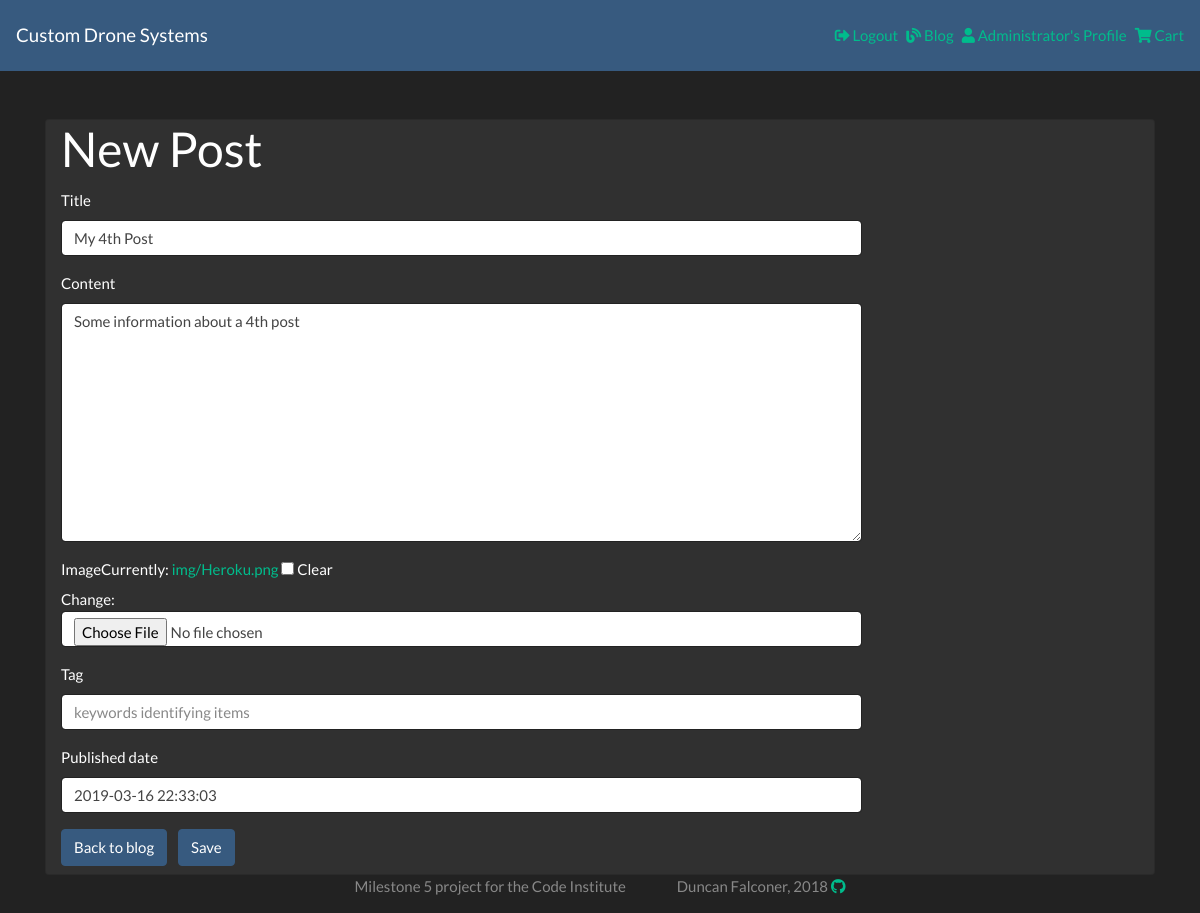
The app's page /posts/4/edit/ (signed in) with its own data.
### posts/models.py (models this page shows, shortened)
class Post(models.Model):
    title = models.CharField(max_length=200)
    content = models.TextField()
    created_date = models.DateTimeField(auto_now_add=True)
    published_date = models.DateTimeField(blank=True, null=True,
                                          default=timezone.now)
    views = models.IntegerField(default=0)
    tag = models.CharField(max_length=60, blank=True, null=True)
    image = models.ImageField(upload_to="img", blank=True, null=True)
    author = models.ForeignKey(User, default=None, on_delete=models.CASCADE)
    class Meta:
        ordering = ['-created_date']

### posts/views.py (the view)
# urls.py: re_path(r'^(?P<pk>\d+)/edit/$', views.create_or_edit_a_post,
def create_or_edit_a_post(request, pk=None):
    if not request.user or request.user.is_staff or request.user.is_staff:
        post = get_object_or_404(Post, pk=pk) if pk else None
        if request.method == "POST":
            if request.user.is_superuser or request.user.is_staff:
                form = PostForm(request.POST, request.FILES, instance=post)
                if form.is_valid():
                    post = form.save(commit=False)
                    post.author = request.user
                    post = form.save()
                    return redirect(post_detail, post.pk)
                else:
                    form = PostForm(instance=post)
                    return render(request, 'blogpostform.html', {'form': form})
        else:
            form = PostForm(instance=post)
            return render(request, 'blogpostform.html', {'form': form})
    else:
        return redirect(reverse('get_posts'))

### posts/forms.py
class PostForm(forms.ModelForm):
    class Meta:
        model = Post
        fields = ('title', 'content', 'image', 'tag', 'published_date')
        widgets = {
            'title': forms.TextInput(attrs={'placeholder':
                                            'Post Title'}),
            'content': forms.Textarea(attrs={'placeholder':
                                             'About your post here...'}),
            'tag': forms.TextInput(attrs={'placeholder':
                                          'keywords identifying items'})
        }

### posts/templates/blogpostform.html (shortened to what this page needs)
{% extends "base.html" %}
{% load bootstrap4 %}
{% block content %}
<div class="container mt-5">
    <div class="card">
        <div class="col-sm-12">
            <div class="row">
                <div class="col-sm-12 col-md-9">
                    <h1 class="card-title">New Post</h1>
                    <div class="row">
                        <div class="col-sm-12">
                            <form method="POST" enctype="multipart/form-data">
                                {% bootstrap_form form %}
                                <a href="{% url 'get_posts' %}" class="btn btn-default btn-primary mr-2 mb-2">Back to
                                    blog</a>
                                <button class="btn btn-primary mb-2" type=" submit">Save</button>
                            </form>
                        </div>
                    </div>
                </div>
            </div>
        </div>
    </div>
</div>
{% endblock content %}

### templates/base.html (shortened to what this page needs)
{% load staticfiles %}
<!DOCTYPE html>
<html lang="en">
<head>
  <link rel="stylesheet" href="https://bootswatch.com/4/darkly/bootstrap.min.css" />
  <link rel="stylesheet" href="https://use.fontawesome.com/releases/v5.7.2/css/all.css">
  <link rel="stylesheet" href="{% static 'css/styles.css' %}">
</head>
<body>
  <header>
    <nav class="navbar navbar-expand-lg navbar-dark bg-primary">
      <div class="container-flex">
        <a class="navbar-brand" href="/">Custom Drone Systems</a>
      </div>
      <div class="collapse navbar-collapse" id="navbarColor01">
        <ul class="navbar-nav ml-auto navbar-right">
          {% if user.is_authenticated %}
          <li class="nav-item mr-2"><a href="{% url 'logout'  %}"><i class="fas fa-sign-out-alt"></i> Logout</a></li>
          <li class="nav-item mr-2"><a href="{% url 'get_posts'  %}"><i class="fas fa-blog"></i> Blog</a></li>
          <li class="nav-item mr-2"><a href="{% url 'profile' %}"><i class="fas fa-user"></i> {{ user }}'s Profile</a></li>
          {% else %}
          <li class="nav-item mr-2"><a href="{% url 'login' %}"><i class="fas fa-sign-in-alt"></i> Login</a></li>
          <li class="nav-item mr-2"><a href="{% url 'registration' %}"><i class="fas fa-user-plus"></i> Register</a></li>
          {% endif %}
          <li class="nav-item">
            <a href="#">
              <i class="fas fa-shopping-cart"></i> Cart
            </a>
          </li>
        </ul>
      </div>
    </nav>
  </header>
  <main class="container-fluid">
    {% block content %}{% endblock %}
  </main>
  <footer class="footer mt-auto">
    <div class="container">
      <p class="text-muted text-center">Milestone 5 project for the Code Institute <span class="ml-sm-2 ml-md-5">Duncan
          Falconer, 2018</span> <a href="https://github.com/ddeveloper72/milestone-4-project/" target="_blank"><i class="fab fa-github"></i></a></p>
    </div>
  </footer>
</body>
</html>

### records on screen
Post: title "My 4th Post", content "Some information about a 4th post", published_date "2019-03-16 22:33:03"

### other values on screen
{{ user }} "Administrator"
